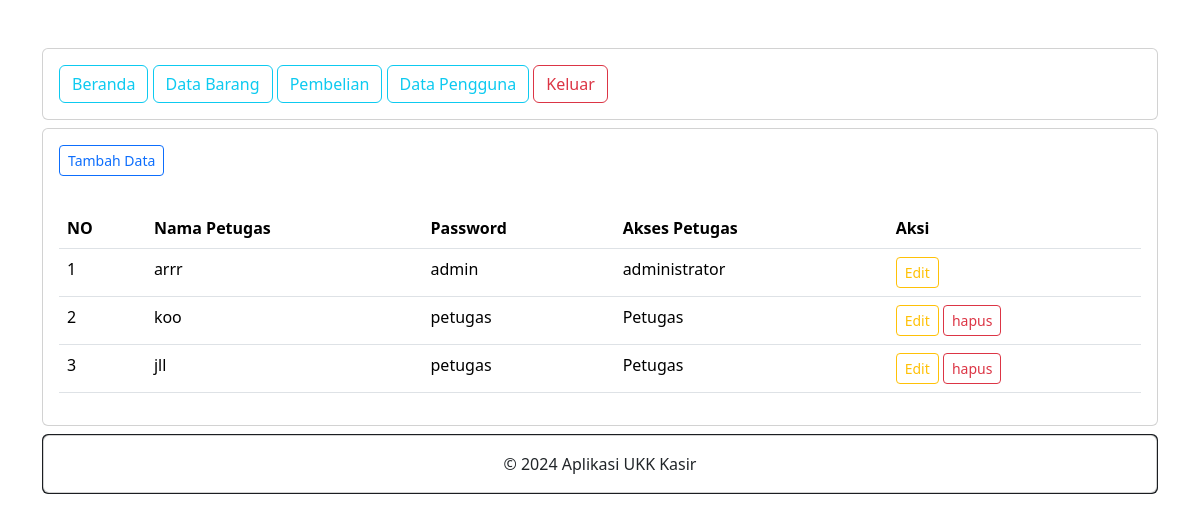
The page /administrator/data_pengguna.php (signed in) on the database its author committed.
### tables this page shows
CREATE TABLE `petugas` (
  `id_petugas` int(11) NOT NULL,
  `nama_petugas` varchar(255) NOT NULL,
  `username` text NOT NULL,
  `password` text NOT NULL,
  `level` int(11) NOT NULL
);

### administrator/data_pengguna.php (the view, shortened to what this page needs)
<?php
include "header.php";
include "navbar.php";
?>
<div class="card mt-2 " >
    <div class="card-body">
        <button type="button" class="btn btn-outline-primary btn-sm" data-bs-toggle="modal" data-bs-target="#tambah-data">
            Tambah Data
        </button>
    </div>
    <div class="card-body">
        <table class="table">
            <thead>
                <tr>
                    <th>NO</th>
                    <th>Nama Petugas</th>
                    <th>Password</th>
                    <th>Akses Petugas</th>
                    <th>Aksi</th>
                </tr>
            </thead>
            <tbody>
                <?php
                include '../koneksi.php';
                $no = 1;
                $data = mysqli_query($koneksi, "select * from petugas");
                while($d = mysqli_fetch_array($data)){
                    ?>
                    <tr>
                        <td><?php echo $no++; ?></td>
                        <td><?php echo $d['nama_petugas']; ?></td>
                        <td><?php echo $d['username']; ?></td>
                        <td>
                            <?php
                            if ($d['level'] == '1'){ ?>
                            administrator
                            <?php } else { ?>
                                Petugas
                          <?php  } ?>
                        </td>
                        <td>
                            <button type="button" class="btn btn-outline-warning btn-sm" data-bs-toggle="modal" data-bs-target="#edit-data<?php echo $d['id_petugas']; ?>">Edit</button>
                            <?php
                            if ($d['level'] == $_SESSION['level']) { ?>
                            <?php } else { ?>
                                <button type="button" class="btn btn-outline-danger btn-sm" data-bs-toggle="modal" data-bs-target="#hapus-data<?php echo $d['id_petugas']; ?>">hapus</button>
                             <?php } ?>
                        </td>
                    </tr>
               <?php } ?>
            </tbody>
        </table>
    </div>
</div>
<?php
                include "footer.php";
                ?>

### rows shown on the page
petugas: nama_petugas "arrr", username "admin", level "administrator"
petugas: nama_petugas "koo", username "petugas", level "Petugas"
petugas: nama_petugas "jll", username "petugas", level "Petugas"
